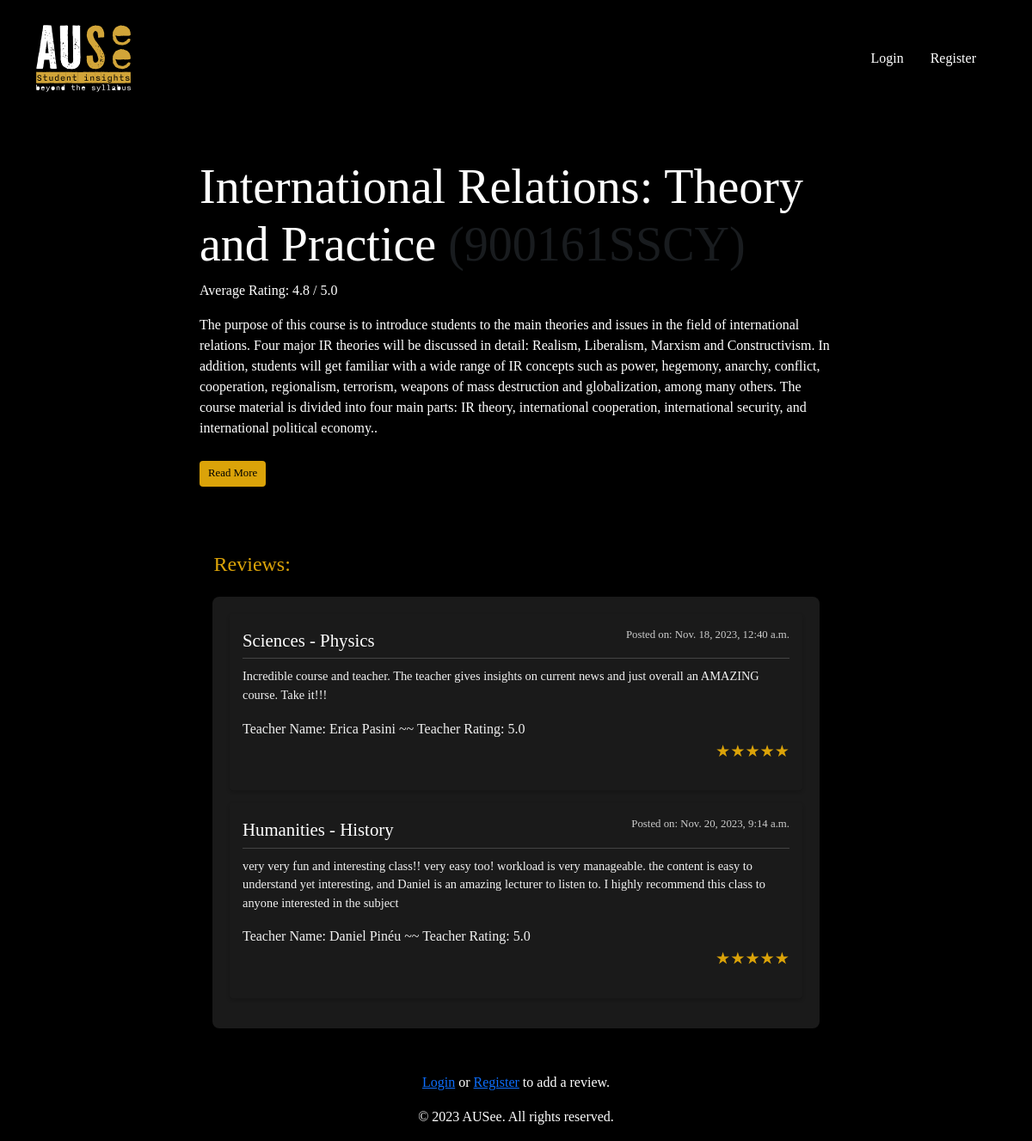
/courses/2/, run on the app's committed database.
### reviews/models.py (models this page shows, shortened)
class Course(models.Model):
    name = models.CharField(max_length=255)
    code = models.CharField(max_length=50)
    description = models.TextField(blank=True, null=True)
    level = models.PositiveSmallIntegerField(choices=LEVEL_CHOICES, default=100)
    def average_rating(self):
        reviews = self.review_set.all()
        if not reviews:
            return None
        total_rating = sum([review.rating for review in reviews])
        avg_rating = total_rating / len(reviews)
        return round(avg_rating, 1)  # round to 1 decimal place

class Review(models.Model):
    course = models.ForeignKey(Course, on_delete=models.CASCADE)
    text = models.TextField()
    rating = models.FloatField(choices=RATING_CHOICES)
    teacher_name = models.CharField(max_length=100, blank = True, null = True)
    teacher_quality = models.FloatField(choices=RATING_CHOICES, blank = True, null = True)
    created_date = models.DateTimeField(auto_now_add=True)
    updated_date = models.DateTimeField(auto_now=True)
    user = models.ForeignKey('users.CustomUser', on_delete=models.CASCADE)

### users/models.py (models this page shows)
class CustomUser(AbstractUser):
    joined_date = models.DateTimeField(auto_now_add=True)
    major = models.CharField(max_length=50, choices=MAJOR_CHOICES, default='Sciences')
    track = models.CharField(max_length=80)

### reviews/views.py (the view)
# urls.py: path('<int:course_id>/', views.course_detail, name='course_detail'),
def course_detail(request, course_id):
    course = get_object_or_404(Course, id=course_id)
    year_filter = request.GET.get('year')
    if year_filter:
        reviews = Review.objects.filter(course=course, created_date__year=year_filter)
    else:
        reviews = Review.objects.filter(course=course)
    years = set(review.created_date.year for review in reviews)
    if request.method == "POST":
        form = ReviewForm(request.POST)
        if form.is_valid():
            review = form.save(commit=False)
            review.course = course
            review.user = request.user  # Set the user for the review
            review.save()
            return redirect('reviews:course_detail', course_id=course_id)
    else:
        form = ReviewForm()
    if 'delete_review' in request.POST:
        review_id = request.POST.get('review_id')
        review = Review.objects.get(id=review_id, user=request.user)
        review.delete()
        return HttpResponseRedirect(request.path_info)
    context = {
        'course': course,
        'reviews': reviews,
        'form': form,
        'current_year': year_filter,
        'available_years': years
    }
    return render(request, 'reviews/course_detail.html', context)

### reviews/templates/reviews/course_detail.html (shortened to what this page needs)
{% extends "base.html" %}
{% block content %}
<div class="container-main">
    <div class="row">
        <div class="col-md-8 offset-md-2">
            <h2 class="display-4">{{ course.name }} <span class="text-muted">({{ course.code }})</span></h2>
            <p><strong>Average Rating:</strong> {{ course.average_rating }} / 5.0</p>
            <div id="courseSummaryShort">
                <p>{{ course.description|truncatechars:800 }}.</p>
                <button id="toggleSummary" class="btn btn-primary" onclick="toggleDescription()">Read More</button>
            </div>
            <h3 class="topicx">Reviews:</h3>
            <div class="reviews-scrollbox">
                <ul class="list-unstyled">
                    <div class="review-container">
                        {% for review in reviews %}
                        <div class="review-item">
                            <div class="review-header">
                                <span class="review-major">{{ review.user.major }} - {{ review.user.track }}</span>
                                <span class="review-date">Posted on: {{ review.created_date }}</span>
                            </div>
                            <div class="review-body">
                                <p class="review-text">{{ review.text }}</p>
                                {% if review.teacher_name %}
                                <div class="review-teacher">
                                    <span>Teacher Name: {{ review.teacher_name }} ~~</span>
                                    <span>Teacher Rating: {{ review.teacher_quality }}</span>
                                </div>
                                {% endif %}
                            </div>
                                <p>
                                    <span class="star-rating" data-rating="{{ review.rating|floatformat:1 }}"></span>
                                </p>
                        </div>
                        {% endfor %}
                    </div>
                </ul>
            </div>
            {% if user.is_authenticated %}
            <div class="container mt-5">
                <div class="row">
                    <div class="col-md-8 offset-md-2">
                        <div class="text-center mb-4">
                            <button id="addReviewButton" class="btn btn-third" onclick="toggleReviewForm()">Add a Review</button>
                        </div>
                        <div id="reviewForm" class="review-container" style="display: none;">
                            <h2 class="text-center mb-4">Add a Review</h2>
                            <form method="post">
                                {% csrf_token %}
                                {{ form.as_p }}
                                <button type="submit" class="btn btn-success">Submit Review</button>
                            </form>
                        </div>
                    </div>
                </div>
            </div>
            {% else %}
            <div class="helptext-container">
                <p>
                  <a href="{% url 'users:login' %}?next={{ request.path }}">Login</a> or
                  <a href="{% url 'users:register' %}?next={{ request.path }}">Register</a> to add a review.
                </p>
            </div>
            {% endif %}
        </div>
    </div>
</div>
{% endblock %}

### templates/base.html (style rules this page uses)
body, html { height: 100%; background-color: black; font-family: nitti-tywriter; }
.wrapper { min-height: 100%; display: flex; flex-direction: column; }

### reviews/templates/reviews/course_detail.html (style rules this page uses)
.review-container { background-color: #1a1a1a; border-radius: 8px; padding: 20px; color: #f1f1f1; }
.review-item { background-color: #1a1a1a; border-radius: 4px; margin-bottom: 10px; padding: 15px; box-shadow: 0 2px 4px rgba(0,0,0,.2); }
.review-header { display: flex; justify-content: space-between; margin-bottom: 5px; }
.review-major { font-weight: bold; color: #4b9cd3; }
.review-date { font-size: 0.8em; color: #cccccc; }
.review-body { border-top: 1px solid #444; padding-top: 10px; }
.review-text { font-size: 0.9em; color: #f1f1f1; }
.review-teacher { margin-top: 10px; }
.reviews-scrollbox { max-height: 700px; overflow-y: auto; background-color: #000000; border-radius: 8px; padding: 15px; margin-bottom: 20px; box-shadow: 0 2px 4px rgba(0,0,0,.1); scroll-behavior: smooth; scrollbar-width: thin; }
.review-item { padding-bottom: 15px; margin-bottom: 15px; }
.review-item:last-child { border-bottom: none; }
.helptext-container { text-align: center; }
.helptext-container p { display: inline-block; margin: 0; }
.review-major { font-family: PF Fuel Grime; font-size: 1.3em; font-weight: 10; color: #ffffff; }
.review-text { font-size: 0.9em; color: #f1f1f1; font-weight: 100; }
.btn-primary { background-color: #dba309; color: #000000; border: none; border-radius: 4px; padding: 5px 10px; cursor: pointer; margin-top: 10px; font-size: 0.8em; }
.star-rating { font-size: 1.2em; color: #dba309; font-weight: 100; display: flex; justify-content: right; }
.container-main { background-color: #000000; color: #ffffff; font-weight: 100; }
.btn-primary { margin-bottom: 5%; }
.topicx { font-family: PF Fuel Grime; font-size: 1.5em; font-weight: 10; color: #dba309; margin-left: 2.25%; margin-top: 40px; }

### data on the page
Course: name "International Relations: Theory and Practice", code "900161SSCY", average_rating "4.8", description "The purpose of this course is to introduce students to the main theories and issues in the field of international relations. Four major IR theories will be discussed in detail: Realism, Liberalism, Marxism and Constructivism. In addition, students will get familiar with a wide range of IR concepts such as power, hegemony, anarchy, conflict, cooperation, regionalism, terrorism, weapons of mass destruction and globalization, among many others. The course material is divided into four main parts: IR theory, international cooperation, international security, and international political economy."
Review: user.major "Sciences", user.track "Physics", created_date "Nov. 18, 2023, 12:40 a.m.", text "Incredible course and teacher. The teacher gives insights on current news and just overall an AMAZING course. Take it!!!", teacher_name "Erica Pasini", teacher_quality "5.0"
Review: user.major "Humanities", user.track "History", created_date "Nov. 20, 2023, 9:14 a.m.", text "very very fun and interesting class!! very easy too! workload is very manageable. the content is easy to understand yet interesting, and Daniel is an amazing lecturer to listen to. I highly recommend this class to anyone interested in the subject", teacher_name "Daniel Pinéu", teacher_quality "5.0"
